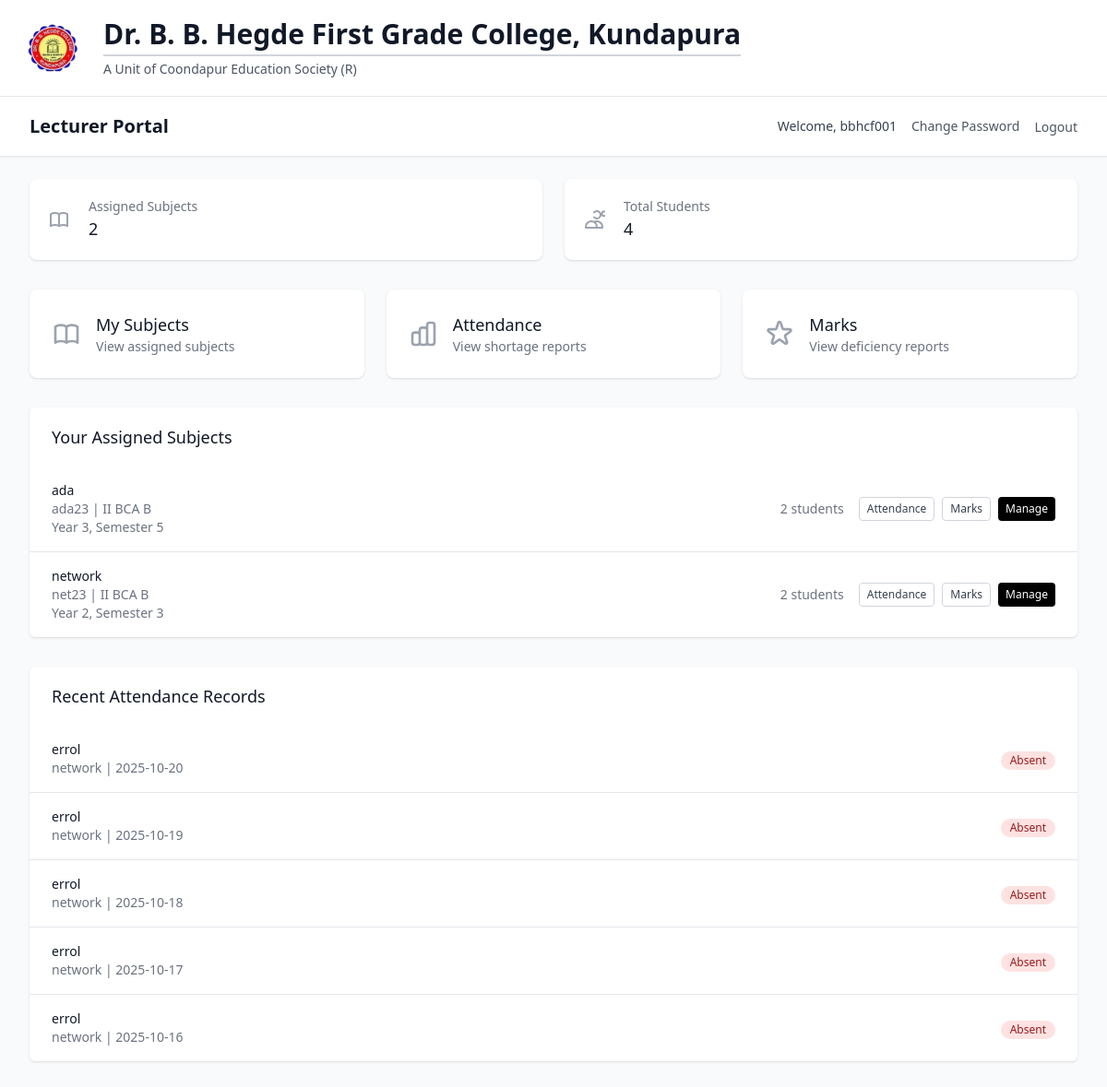
Screenshot of /lecturer/dashboard (signed in) with the database file from the repository.
### models/user.py (models this page shows, shortened)
class Lecturer(db.Model):
    __tablename__ = 'lecturer'
    id = db.Column(db.Integer, primary_key=True)
    lecturer_id = db.Column(db.String(20), unique=True, nullable=False, index=True)
    name = db.Column(db.String(100), nullable=False)
    username = db.Column(db.String(80), unique=True, nullable=False, index=True)
    password_hash = db.Column(db.String(120), nullable=False)
    password_encrypted = db.Column(db.Text, nullable=True)  # Encrypted password for management access
    email = db.Column(db.String(120), unique=True, nullable=True)
    created_at = db.Column(db.DateTime, default=datetime.utcnow)
    last_login = db.Column(db.DateTime)
    is_active = db.Column(db.Boolean, default=True)
    subject_assignments = db.relationship('SubjectAssignment', backref='lecturer', lazy='dynamic')
    attendance_records = db.relationship('AttendanceRecord', backref='lecturer', lazy='dynamic')
    monthly_summaries = db.relationship('MonthlyAttendanceSummary', backref='lecturer', lazy='dynamic')
    student_marks = db.relationship('StudentMarks', backref='lecturer', lazy='dynamic')
    def get_assigned_subjects(self):
        from datetime import datetime
        current_year = datetime.now().year
        active_assignments_current_year = (
            self.subject_assignments
                .filter_by(academic_year=current_year, is_active=True)
                .all()
        )
        return [assignment.subject for assignment in active_assignments_current_year]

### models/academic.py (models this page shows, shortened)
class Subject(db.Model):
    __tablename__ = 'subject'
    id = db.Column(db.Integer, primary_key=True)
    name = db.Column(db.String(100), nullable=False)
    code = db.Column(db.String(20), nullable=False, index=True)
    course_id = db.Column(db.Integer, db.ForeignKey('course.id'), nullable=False)
    semester = db.Column(db.Integer, nullable=False)
    year = db.Column(db.Integer, nullable=False)
    credits = db.Column(db.Integer, default=3)
    description = db.Column(db.Text, nullable=True)
    created_at = db.Column(db.DateTime, default=datetime.utcnow)
    is_active = db.Column(db.Boolean, default=True)
    assignments = db.relationship('SubjectAssignment', backref='subject', lazy='dynamic')
    enrollments = db.relationship('StudentEnrollment', backref='subject', lazy='dynamic')
    attendance_records = db.relationship('AttendanceRecord', backref='subject', lazy='dynamic')
    monthly_summaries = db.relationship('MonthlyAttendanceSummary', backref='subject', lazy='dynamic')
    student_marks = db.relationship('StudentMarks', backref='subject', lazy='dynamic')
    __table_args__ = (db.UniqueConstraint('code', 'course_id', name='unique_subject_code_per_course'),)
    def get_enrolled_students_count(self):
        return self.enrollments.filter_by(is_active=True).count()

class Course(db.Model):
    __tablename__ = 'course'
    id = db.Column(db.Integer, primary_key=True)
    name = db.Column(db.String(100), nullable=False)
    code = db.Column(db.String(20), unique=True, nullable=False, index=True)
    description = db.Column(db.Text, nullable=True)
    duration_years = db.Column(db.Integer, default=3, nullable=False)
    total_semesters = db.Column(db.Integer, default=6, nullable=False)
    created_at = db.Column(db.DateTime, default=datetime.utcnow)
    is_active = db.Column(db.Boolean, default=True)
    students = db.relationship('Student', backref='course', lazy='dynamic')
    subjects = db.relationship('Subject', backref='course', lazy='dynamic')

### models/attendance.py (models this page shows, shortened)
class AttendanceRecord(db.Model):
    __tablename__ = 'attendance_record'
    id = db.Column(db.Integer, primary_key=True)
    student_id = db.Column(db.Integer, db.ForeignKey('student.id'), nullable=False)
    subject_id = db.Column(db.Integer, db.ForeignKey('subject.id'), nullable=False)
    lecturer_id = db.Column(db.Integer, db.ForeignKey('lecturer.id'), nullable=False)
    date = db.Column(db.Date, nullable=False, default=date.today)
    status = db.Column(db.String(10), nullable=False)  # 'present' or 'absent'
    remarks = db.Column(db.String(200), nullable=True)
    created_at = db.Column(db.DateTime, default=datetime.utcnow)
    updated_at = db.Column(db.DateTime, default=datetime.utcnow, onupdate=datetime.utcnow)
    __table_args__ = (db.UniqueConstraint('student_id', 'subject_id', 'date', name='unique_student_subject_date_attendance'),)

### models/student.py (models this page shows, shortened)
class Student(db.Model):
    __tablename__ = 'student'
    id = db.Column(db.Integer, primary_key=True)
    roll_number = db.Column(db.String(20), unique=True, nullable=False, index=True)
    name = db.Column(db.String(100), nullable=False)
    course_id = db.Column(db.Integer, db.ForeignKey('course.id'), nullable=False)
    academic_year = db.Column(db.Integer, nullable=False)
    current_semester = db.Column(db.Integer, default=1)
    email = db.Column(db.String(120), unique=True, nullable=True)
    phone = db.Column(db.String(15), nullable=True)
    address = db.Column(db.Text, nullable=True)
    date_of_birth = db.Column(db.Date, nullable=True)
    admission_date = db.Column(db.Date, default=datetime.utcnow().date())
    created_at = db.Column(db.DateTime, default=datetime.utcnow)
    is_active = db.Column(db.Boolean, default=True)
    enrollments = db.relationship('StudentEnrollment', backref='student', lazy='dynamic')
    attendance_records = db.relationship('AttendanceRecord', backref='student', lazy='dynamic')
    marks = db.relationship('StudentMarks', backref='student', lazy='dynamic')

### routes/auth.py (the view)
        def decorated_function(*args, **kwargs):
            if not SessionManager.is_authenticated(session):
                flash('Please log in to access this page', 'error')
                return redirect(url_for('auth.index'))
            if user_type:
                if user_type == 'management' and not SessionManager.is_management(session):
                    flash('Access denied. Management login required.', 'error')
                    return redirect(url_for('auth.management_login'))
                elif user_type == 'lecturer' and not SessionManager.is_lecturer(session):
                    flash('Access denied. Lecturer login required.', 'error')
                    return redirect(url_for('auth.lecturer_login'))
            return f(*args, **kwargs)

### templates/lecturer/dashboard.html (shortened to what this page needs)
{% extends "base.html" %}
{% block content %}
<div class="min-h-screen bg-gray-50">
    <nav class="bg-white shadow-sm border-b border-gray-200">
        <div class="max-w-7xl mx-auto px-4 sm:px-6 lg:px-8">
            <div class="flex justify-between items-center h-16">
                <div class="flex items-center">
                    <h1 class="text-lg sm:text-xl font-semibold text-gray-900">Lecturer Portal</h1>
                </div>
                <div class="hidden md:flex items-center space-x-4">
                    <span class="text-sm text-gray-700">Welcome, {{ current_user.username }}</span>
                    <a href="{{ url_for('auth.change_password') }}" class="text-sm text-gray-600 hover:text-black">Change Password</a>
                    <form method="POST" action="{{ url_for('auth.logout') }}" class="inline">
                        <button type="submit" class="text-sm text-gray-600 hover:text-black">Logout</button>
                    </form>
                </div>
            </div>
        </div>
    </nav>
    <div class="max-w-7xl mx-auto py-6 sm:px-6 lg:px-8">
        <div class="grid grid-cols-1 md:grid-cols-2 gap-6 mb-8">
            <div class="bg-white overflow-hidden shadow rounded-lg">
                <div class="p-5">
                    <div class="flex items-center">
                        <div class="flex-shrink-0">
                        </div>
                        <div class="ml-5 w-0 flex-1">
                            <dl>
                                <dt class="text-sm font-medium text-gray-500 truncate">Assigned Subjects</dt>
                                <dd class="text-lg font-medium text-gray-900">{{ stats.total_subjects or 0 }}</dd>
                            </dl>
                        </div>
                    </div>
                </div>
            </div>
            <div class="bg-white overflow-hidden shadow rounded-lg">
                <div class="p-5">
                    <div class="flex items-center">
                        <div class="flex-shrink-0">
                            <svg class="h-6 w-6 text-gray-400" fill="none" stroke="currentColor" viewBox="0 0 24 24">
                                <path stroke-linecap="round" stroke-linejoin="round" stroke-width="2" d="M12 4.354a4 4 0 110 5.292M15 21H3v-1a6 6 0 0112 0v1zm0 0h6v-1a6 6 0 00-9-5.197m13.5-9a2.5 2.5 0 11-5 0 2.5 2.5 0 015 0z"></path>
                            </svg>
                        </div>
                        <div class="ml-5 w-0 flex-1">
                            <dl>
                                <dt class="text-sm font-medium text-gray-500 truncate">Total Students</dt>
                                <dd class="text-lg font-medium text-gray-900">{{ stats.total_students or 0 }}</dd>
                            </dl>
                        </div>
                    </div>
                </div>
            </div>
        </div>
        <div class="grid grid-cols-1 sm:grid-cols-2 lg:grid-cols-3 gap-4 sm:gap-6 mb-8">
            <a href="{{ url_for('lecturer.subjects') }}" class="bg-white overflow-hidden shadow rounded-lg hover:shadow-md transition-shadow active:bg-gray-50">
                <div class="p-4 sm:p-6">
                    <div class="flex items-center">
                        <div class="flex-shrink-0">
                        </div>
                        <div class="ml-3 sm:ml-4 min-w-0 flex-1">
                            <h3 class="text-base sm:text-lg font-medium text-gray-900 truncate">My Subjects</h3>
                            <p class="text-xs sm:text-sm text-gray-500">View assigned subjects</p>
                        </div>
                    </div>
                </div>
            </a>
            <a href="{{ url_for('lecturer.attendance_shortage_report') }}" class="bg-white overflow-hidden shadow rounded-lg hover:shadow-md transition-shadow active:bg-gray-50">
                <div class="p-4 sm:p-6">
                    <div class="flex items-center">
                        <div class="flex-shrink-0">
                        </div>
                        <div class="ml-3 sm:ml-4 min-w-0 flex-1">
                            <h3 class="text-base sm:text-lg font-medium text-gray-900 truncate">Attendance</h3>
                            <p class="text-xs sm:text-sm text-gray-500">View shortage reports</p>
                        </div>
                    </div>
                </div>
            </a>
            <a href="{{ url_for('lecturer.marks_deficiency_report') }}" class="bg-white overflow-hidden shadow rounded-lg hover:shadow-md transition-shadow active:bg-gray-50">
                <div class="p-4 sm:p-6">
                    <div class="flex items-center">
                        <div class="flex-shrink-0">
                        </div>
                        <div class="ml-3 sm:ml-4 min-w-0 flex-1">
                            <h3 class="text-base sm:text-lg font-medium text-gray-900 truncate">Marks</h3>
                            <p class="text-xs sm:text-sm text-gray-500">View deficiency reports</p>
                        </div>
                    </div>
                </div>
            </a>
        </div>
        {% if stats.assigned_subjects %}
        <div class="bg-white shadow overflow-hidden sm:rounded-md mb-8">
            <div class="px-4 py-5 sm:px-6">
                <h3 class="text-lg leading-6 font-medium text-gray-900">Your Assigned Subjects</h3>
            </div>
            <ul class="divide-y divide-gray-200">
                {% for subject in stats.assigned_subjects %}
                <li class="px-4 py-4 sm:px-6">
                    <div class="flex flex-col sm:flex-row sm:items-center sm:justify-between space-y-2 sm:space-y-0">
                        <div class="min-w-0 flex-1">
                            <p class="text-sm font-medium text-gray-900 truncate">{{ subject.name }}</p>
                            <p class="text-xs sm:text-sm text-gray-500">{{ subject.code }} | {{ subject.course.name if subject.course else 'N/A' }}</p>
                            <p class="text-xs sm:text-sm text-gray-500">Year {{ subject.year }}, Semester {{ subject.semester }}</p>
                        </div>
                        <div class="flex items-center justify-between sm:justify-end sm:space-x-4">
                            <span class="text-xs sm:text-sm text-gray-500">{{ subject.get_enrolled_students_count() }} students</span>
                            <div class="flex space-x-2">
                                <a href="{{ url_for('lecturer.attendance_management', subject_id=subject.id) }}"
                                   class="inline-flex items-center px-2 py-1 border border-gray-300 rounded text-xs font-medium text-gray-700 bg-white hover:bg-gray-50 active:bg-gray-100">
                                    Attendance
                                </a>
                                <a href="{{ url_for('lecturer.marks_management', subject_id=subject.id) }}"
                                   class="inline-flex items-center px-2 py-1 border border-gray-300 rounded text-xs font-medium text-gray-700 bg-white hover:bg-gray-50 active:bg-gray-100">
                                    Marks
                                </a>
                                <a href="{{ url_for('lecturer.subject_students', subject_id=subject.id) }}"
                                   class="inline-flex items-center px-2 py-1 bg-black text-white rounded text-xs font-medium hover:bg-gray-800 active:bg-gray-900">
                                    Manage
                                </a>
                            </div>
                        </div>
                    </div>
                </li>
                {% endfor %}
            </ul>
        </div>
        {% endif %}
        {% if stats.recent_attendance %}
        <div class="bg-white shadow overflow-hidden sm:rounded-md">
            <div class="px-4 py-5 sm:px-6">
                <h3 class="text-lg leading-6 font-medium text-gray-900">Recent Attendance Records</h3>
            </div>
            <ul class="divide-y divide-gray-200">
                {% for record in stats.recent_attendance %}
                <li class="px-4 py-4 sm:px-6">
                    <div class="flex items-center justify-between">
                        <div>
                            <p class="text-sm font-medium text-gray-900">{{ record.student.name if record.student else 'Unknown Student' }}</p>
                            <p class="text-sm text-gray-500">{{ record.subject.name if record.subject else 'Unknown Subject' }} | {{ record.date.strftime('%Y-%m-%d') if record.date else 'N/A' }}</p>
                        </div>
                        <div>
                            <span class="inline-flex items-center px-2.5 py-0.5 rounded-full text-xs font-medium {% if record.status == 'present' %}bg-green-100 text-green-800{% else %}bg-red-100 text-red-800{% endif %}">
                                {{ record.status.title() }}
                            </span>
                        </div>
                    </div>
                </li>
                {% endfor %}
            </ul>
        </div>
        {% endif %}
    </div>
</div>
{% endblock %}

### rows the page displays
Lecturer: username "bbhcf001"
Subject: name "ada", code "ada23", course "II BCA B", year "3", semester "5", get_enrolled_students_count "2"
Subject: name "network", code "net23", course "II BCA B", year "2", semester "3", get_enrolled_students_count "2"
AttendanceRecord: student "errol", subject "network", date "2025-10-20", status "Absent"
AttendanceRecord: student "errol", subject "network", date "2025-10-19", status "Absent"
AttendanceRecord: student "errol", subject "network", date "2025-10-18", status "Absent"
AttendanceRecord: student "errol", subject "network", date "2025-10-17", status "Absent"
AttendanceRecord: student "errol", subject "network", date "2025-10-16", status "Absent"

### other values shown
{{ stats.total_subjects or 0 }} "2"
{{ stats.total_students or 0 }} "4"
